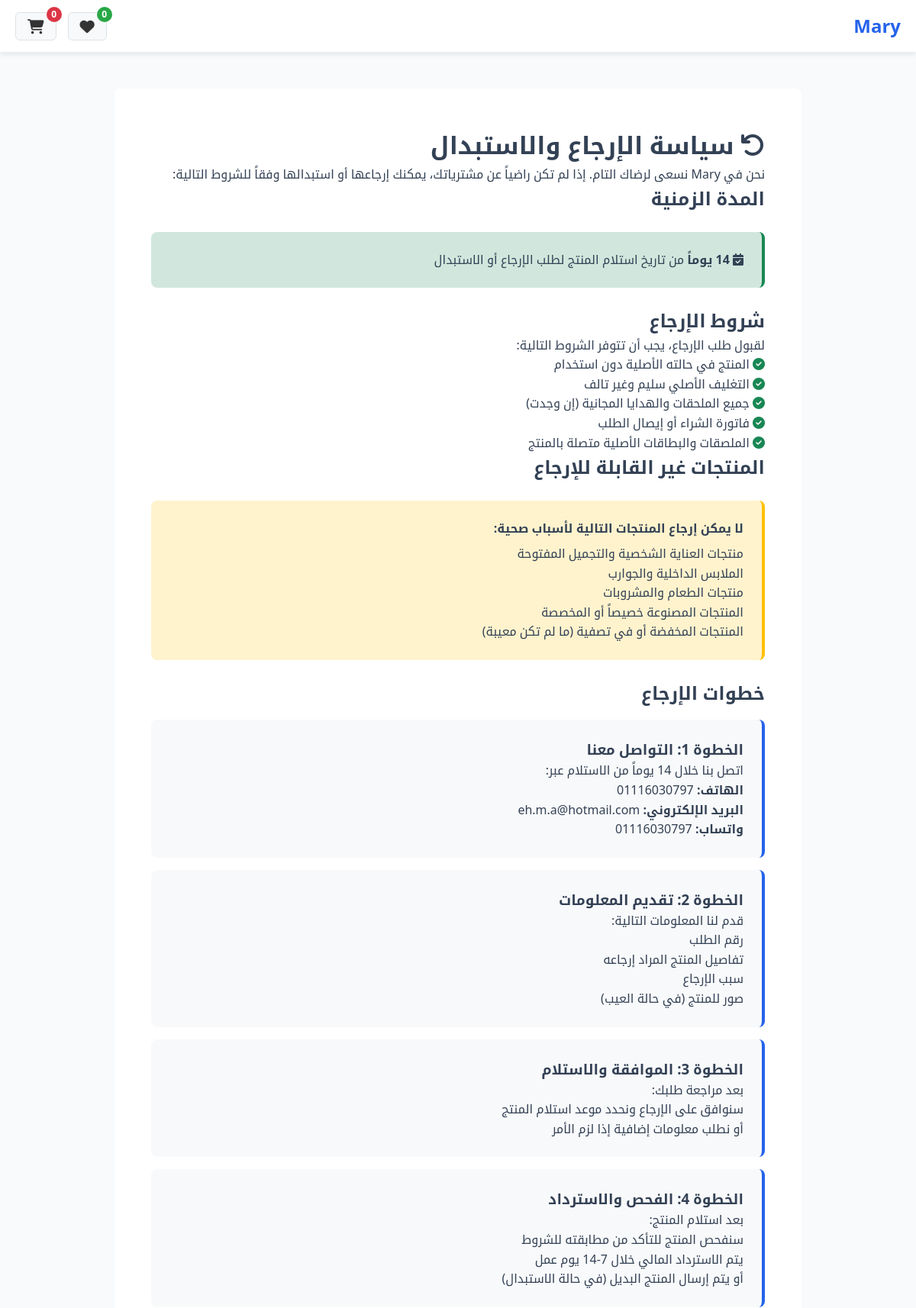
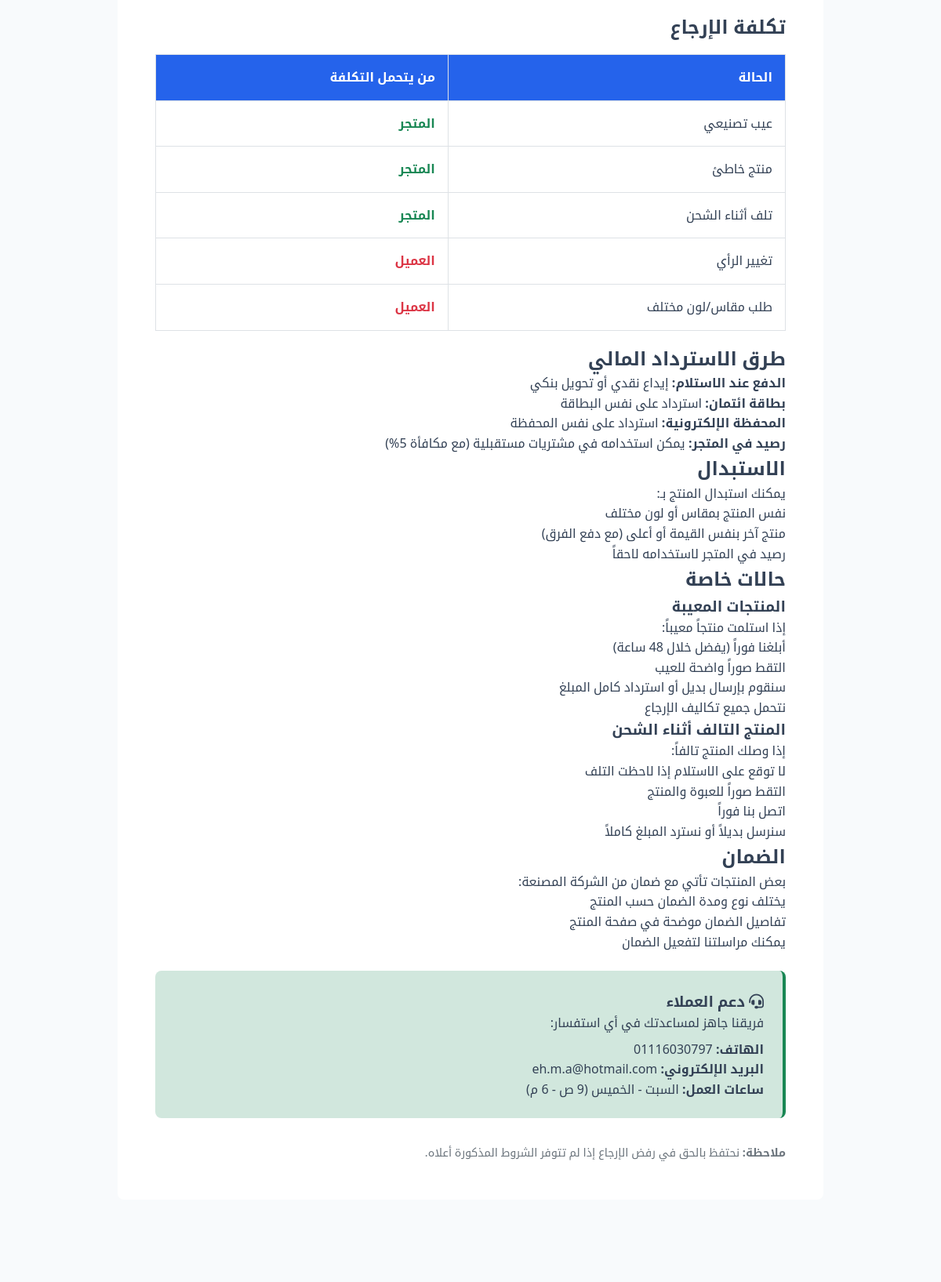
Page /returns.php (upper part) on the committed database (2 pictures, top to bottom).
### tables this page shows
CREATE TABLE `settings` (
  `id` int(11) NOT NULL,
  `setting_key` varchar(100) NOT NULL,
  `setting_value` text DEFAULT NULL,
  `setting_type` enum('text','number','boolean','json') DEFAULT 'text',
  `created_at` timestamp NOT NULL DEFAULT current_timestamp(),
  `updated_at` timestamp NOT NULL DEFAULT current_timestamp() ON UPDATE current_timestamp()
);

### functions.php (called while the page is built, shortened)
<?php
require_once 'config.php';
function getCartCount() {
    $count = 0;
    return $count;
}
if (!function_exists('getSetting')) {
    function getSetting($key, $default = '') {
        global $pdo;
        try {
            $stmt = $pdo->prepare("SELECT setting_value FROM settings WHERE setting_key = ?");
            $stmt->execute([$key]);
            $result = $stmt->fetchColumn();
            return $result !== false ? $result : $default;
        } catch (Exception $e) {
            return $default;
        }
    }
}
function getWishlistCount() {
    if (!isset($_SESSION['customer_id'])) {
        return 0;
    }
    global $pdo;
    $stmt = $pdo->prepare("SELECT COUNT(*) FROM wishlists WHERE customer_id = ?");
    $stmt->execute([$_SESSION['customer_id']]);
    return $stmt->fetchColumn();
}
 ?>

### returns.php (the view, shortened to what this page needs)
<?php
require_once 'functions.php';
$storeName = getSetting('store_name', 'متجر إلكتروني');
?>
<!DOCTYPE html>
<html lang="ar" dir="rtl">
<head>
    <link rel="stylesheet" href="assets/css/styles.css">
    <link rel="stylesheet" href="https://cdnjs.cloudflare.com/ajax/libs/font-awesome/6.4.0/css/all.min.css">
</head>
<body>
<header class="site-header">
        <div class="container">
            <div class="header-content">
                <div class="logo">
                    <a href="index.php"><h1><?= htmlspecialchars($storeName) ?></h1></a>
                </div>
                <div class="header-actions">
                <a href="wishlist.php" class="wishlist-btn">
                    <i class="fas fa-heart"></i>
                    <span class="wishlist-count" id="wishlist-count">
                        <?= getWishlistCount() ?>
                    </span>
                </a>
                    <a href="cart.php" class="cart-btn">
                        <i class="fas fa-shopping-cart"></i>
                        <span class="cart-count"><?= getCartCount() ?></span>
                    </a>
                </div>
            </div>
        </div>
    </header>
    <main class="returns-page">
        <div class="container">
            <div class="returns-content">
                <h1><i class="fas fa-undo"></i> سياسة الإرجاع والاستبدال</h1>
                <p>نحن في <?= htmlspecialchars($storeName) ?> نسعى لرضاك التام. إذا لم تكن راضياً عن مشترياتك، يمكنك إرجاعها أو استبدالها وفقاً للشروط التالية:</p>
                <h2>المدة الزمنية</h2>
                <div class="success-box">
                    <p style="margin: 0;"><i class="fas fa-calendar-check"></i> <strong>14 يوماً</strong> من تاريخ استلام المنتج لطلب الإرجاع أو الاستبدال</p>
                </div>
                <h2>شروط الإرجاع</h2>
                <p>لقبول طلب الإرجاع، يجب أن تتوفر الشروط التالية:</p>
                <ul>
                    <li><i class="fas fa-check-circle" style="color: #198754;"></i> المنتج في حالته الأصلية دون استخدام</li>
                    <li><i class="fas fa-check-circle" style="color: #198754;"></i> التغليف الأصلي سليم وغير تالف</li>
                    <li><i class="fas fa-check-circle" style="color: #198754;"></i> جميع الملحقات والهدايا المجانية (إن وجدت)</li>
                    <li><i class="fas fa-check-circle" style="color: #198754;"></i> فاتورة الشراء أو إيصال الطلب</li>
                    <li><i class="fas fa-check-circle" style="color: #198754;"></i> الملصقات والبطاقات الأصلية متصلة بالمنتج</li>
                </ul>
                <h2>المنتجات غير القابلة للإرجاع</h2>
                <div class="warning-box">
                    <p><strong>لا يمكن إرجاع المنتجات التالية لأسباب صحية:</strong></p>
                    <ul style="margin: 0.5rem 0 0 1.5rem;">
                        <li>منتجات العناية الشخصية والتجميل المفتوحة</li>
                        <li>الملابس الداخلية والجوارب</li>
                        <li>منتجات الطعام والمشروبات</li>
                        <li>المنتجات المصنوعة خصيصاً أو المخصصة</li>
                        <li>المنتجات المخفضة أو في تصفية (ما لم تكن معيبة)</li>
                    </ul>
                </div>
                <h2>خطوات الإرجاع</h2>
                <div class="step-box">
                    <h3>الخطوة 1: التواصل معنا</h3>
                    <p>اتصل بنا خلال 14 يوماً من الاستلام عبر:</p>
                    <ul>
                        <li><strong>الهاتف:</strong> <?= getSetting('store_phone') ?></li>
                        <li><strong>البريد الإلكتروني:</strong> <?= getSetting('store_email') ?></li>
                        <li><strong>واتساب:</strong> <?= getSetting('whatsapp_number') ?></li>
                    </ul>
                </div>
                <div class="step-box">
                    <h3>الخطوة 2: تقديم المعلومات</h3>
                    <p>قدم لنا المعلومات التالية:</p>
                    <ul>
                        <li>رقم الطلب</li>
                        <li>تفاصيل المنتج المراد إرجاعه</li>
                        <li>سبب الإرجاع</li>
                        <li>صور للمنتج (في حالة العيب)</li>
                    </ul>
                </div>
                <div class="step-box">
                    <h3>الخطوة 3: الموافقة والاستلام</h3>
                    <p>بعد مراجعة طلبك:</p>
                    <ul>
                        <li>سنوافق على الإرجاع ونحدد موعد استلام المنتج</li>
                        <li>أو نطلب معلومات إضافية إذا لزم الأمر</li>
                    </ul>
                </div>
                <div class="step-box">
                    <h3>الخطوة 4: الفحص والاسترداد</h3>
                    <p>بعد استلام المنتج:</p>
                    <ul>
                        <li>سنفحص المنتج للتأكد من مطابقته للشروط</li>
                        <li>يتم الاسترداد المالي خلال 7-14 يوم عمل</li>
                        <li>أو يتم إرسال المنتج البديل (في حالة الاستبدال)</li>
                    </ul>
                </div>
                <h2>تكلفة الإرجاع</h2>
                <table style="width: 100%; border-collapse: collapse; margin: 1rem 0;">
                    <thead>
                        <tr style="background: var(--primary-color); color: white;">
                            <th style="padding: 1rem; border: 1px solid #dee2e6;">الحالة</th>
                            <th style="padding: 1rem; border: 1px solid #dee2e6;">من يتحمل التكلفة</th>
                        </tr>
                    </thead>
                    <tbody>
                        <tr>
                            <td style="padding: 1rem; border: 1px solid #dee2e6;">عيب تصنيعي</td>
                            <td style="padding: 1rem; border: 1px solid #dee2e6;"><strong style="color: #198754;">المتجر</strong></td>
                        </tr>
                        <tr>
                            <td style="padding: 1rem; border: 1px solid #dee2e6;">منتج خاطئ</td>
                            <td style="padding: 1rem; border: 1px solid #dee2e6;"><strong style="color: #198754;">المتجر</strong></td>
                        </tr>
                        <tr>
                            <td style="padding: 1rem; border: 1px solid #dee2e6;">تلف أثناء الشحن</td>
                            <td style="padding: 1rem; border: 1px solid #dee2e6;"><strong style="color: #198754;">المتجر</strong></td>
                        </tr>
                        <tr>
                            <td style="padding: 1rem; border: 1px solid #dee2e6;">تغيير الرأي</td>
                            <td style="padding: 1rem; border: 1px solid #dee2e6;"><strong style="color: #dc3545;">العميل</strong></td>
                        </tr>
                        <tr>
                            <td style="padding: 1rem; border: 1px solid #dee2e6;">طلب مقاس/لون مختلف</td>
                            <td style="padding: 1rem; border: 1px solid #dee2e6;"><strong style="color: #dc3545;">العميل</strong></td>
                        </tr>
                    </tbody>
                </table>
                <h2>طرق الاسترداد المالي</h2>
                <ul>
                    <li><strong>الدفع عند الاستلام:</strong> إيداع نقدي أو تحويل بنكي</li>
                    <li><strong>بطاقة ائتمان:</strong> استرداد على نفس البطاقة</li>
                    <li><strong>المحفظة الإلكترونية:</strong> استرداد على نفس المحفظة</li>
                    <li><strong>رصيد في المتجر:</strong> يمكن استخدامه في مشتريات مستقبلية (مع مكافأة 5%)</li>
                </ul>
                <h2>الاستبدال</h2>
                <p>يمكنك استبدال المنتج بـ:</p>
                <ul>
                    <li>نفس المنتج بمقاس أو لون مختلف</li>
                    <li>منتج آخر بنفس القيمة أو أعلى (مع دفع الفرق)</li>
                    <li>رصيد في المتجر لاستخدامه لاحقاً</li>
                </ul>
                <h2>حالات خاصة</h2>
                <h3>المنتجات المعيبة</h3>
                <p>إذا استلمت منتجاً معيباً:</p>
                <ul>
                    <li>أبلغنا فوراً (يفضل خلال 48 ساعة)</li>
                    <li>التقط صوراً واضحة للعيب</li>
                    <li>سنقوم بإرسال بديل أو استرداد كامل المبلغ</li>
                    <li>نتحمل جميع تكاليف الإرجاع</li>
                </ul>
                <h3>المنتج التالف أثناء الشحن</h3>
                <p>إذا وصلك المنتج تالفاً:</p>
                <ul>
                    <li>لا توقع على الاستلام إذا لاحظت التلف</li>
                    <li>التقط صوراً للعبوة والمنتج</li>
                    <li>اتصل بنا فوراً</li>
                    <li>سنرسل بديلاً أو نسترد المبلغ كاملاً</li>
                </ul>
                <h2>الضمان</h2>
                <p>بعض المنتجات تأتي مع ضمان من الشركة المصنعة:</p>
                <ul>
                    <li>يختلف نوع ومدة الضمان حسب المنتج</li>
                    <li>تفاصيل الضمان موضحة في صفحة المنتج</li>
                    <li>يمكنك مراسلتنا لتفعيل الضمان</li>
                </ul>
                <div class="success-box">
                    <h3><i class="fas fa-headset"></i> دعم العملاء</h3>
                    <p>فريقنا جاهز لمساعدتك في أي استفسار:</p>
                    <ul style="margin: 0.5rem 0 0 1.5rem;">
                        <li><strong>الهاتف:</strong> <?= getSetting('store_phone') ?></li>
                        <li><strong>البريد الإلكتروني:</strong> <?= getSetting('store_email') ?></li>
                        <li><strong>ساعات العمل:</strong> السبت - الخميس (9 ص - 6 م)</li>
                    </ul>
                </div>
                <p style="margin-top: 2rem; color: var(--text-secondary); font-size: 0.9rem;">
                    <strong>ملاحظة:</strong> نحتفظ بالحق في رفض الإرجاع إذا لم تتوفر الشروط المذكورة أعلاه.
                </p>
            </div>
        </div>
    </main>
</body>
</html>

### returns.php (style rules this page uses)
.returns-page { padding: 3rem 0; }
.returns-content { background: white; padding: 3rem; border-radius: 8px; max-width: 900px; margin: 0 auto; }
.step-box { background: #f8f9fa; padding: 1.5rem; border-radius: 8px; margin: 1rem 0; border-right: 4px solid var(--primary-color); }
.warning-box { background: #fff3cd; padding: 1.5rem; border-radius: 8px; margin: 1.5rem 0; border-right: 4px solid #ffc107; }
.success-box { background: #d1e7dd; padding: 1.5rem; border-radius: 8px; margin: 1.5rem 0; border-right: 4px solid #198754; }

### rows in the picture
settings: setting_value "Mary"
settings: setting_value "01116030797"
settings: setting_value "eh.m.a@hotmail.com"
settings: setting_value "01116030797"

### other values in the picture
getWishlistCount() "0"
getCartCount() "0"
